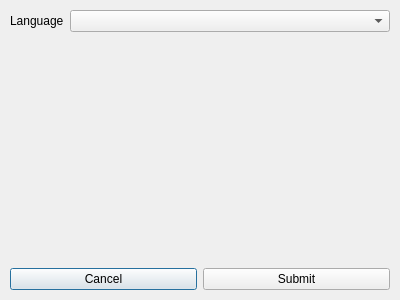
<?xml version="1.0" encoding="UTF-8"?>
<ui version="4.0">
 <class>SettingsDialog</class>
 <widget class="QDialog" name="SettingsDialog">
  <property name="geometry">
   <rect>
    <x>0</x>
    <y>0</y>
    <width>400</width>
    <height>300</height>
   </rect>
  </property>
  <property name="windowTitle">
   <string>Settings</string>
  </property>
  <property name="locale">
   <locale language="English" country="UnitedStates"/>
  </property>
  <layout class="QVBoxLayout" name="verticalLayout" stretch="1,0">
   <property name="leftMargin">
    <number>10</number>
   </property>
   <property name="topMargin">
    <number>10</number>
   </property>
   <property name="rightMargin">
    <number>10</number>
   </property>
   <property name="bottomMargin">
    <number>10</number>
   </property>
   <item>
    <layout class="QFormLayout" name="settingsLayout">
     <item row="0" column="0">
      <widget class="QLabel" name="languageLabel">
       <property name="text">
        <string>Language</string>
       </property>
      </widget>
     </item>
     <item row="0" column="1">
      <widget class="QComboBox" name="languageCombo">
       <property name="currentText">
        <string notr="true"/>
       </property>
      </widget>
     </item>
    </layout>
   </item>
   <item>
    <layout class="QHBoxLayout" name="buttonsLayout">
     <item>
      <widget class="QPushButton" name="cancelButton">
       <property name="text">
        <string>Cancel</string>
       </property>
      </widget>
     </item>
     <item>
      <widget class="QPushButton" name="submitButton">
       <property name="text">
        <string>Submit</string>
       </property>
      </widget>
     </item>
    </layout>
   </item>
  </layout>
 </widget>
 <resources/>
 <connections>
  <connection>
   <sender>cancelButton</sender>
   <signal>clicked()</signal>
   <receiver>SettingsDialog</receiver>
   <slot>reject()</slot>
   <hints>
    <hint type="sourcelabel">
     <x>103</x>
     <y>274</y>
    </hint>
    <hint type="destinationlabel">
     <x>199</x>
     <y>149</y>
    </hint>
   </hints>
  </connection>
  <connection>
   <sender>submitButton</sender>
   <signal>clicked()</signal>
   <receiver>SettingsDialog</receiver>
   <slot>accept()</slot>
   <hints>
    <hint type="sourcelabel">
     <x>313</x>
     <y>276</y>
    </hint>
    <hint type="destinationlabel">
     <x>377</x>
     <y>213</y>
    </hint>
   </hints>
  </connection>
 </connections>
</ui>
